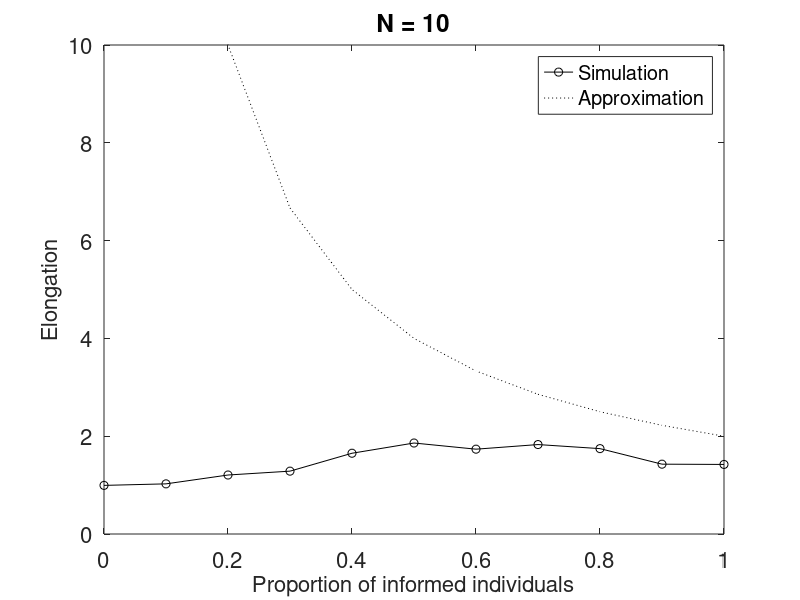

Reproduce this figure in MATLAB. (Note: this script raises an error after producing the figure.)
clear all
close all

load accuracy10
tot_acc(1,:) = accuracy; 
load y10
tot_y(1,:) = y;
load elongvals10
tot_elong(1,:) = elongvals;

load Vals30
tot_y(2,:) = y30;
tot_acc(2,:) = accuracy30;
tot_elong(2,:) = elongvals30;

load y50
tot_y(3,:) = y;
load accuracy50
tot_acc(3,:) = accuracy;
load elongvals50
tot_elong(3,:) = elongvals;

load result100
tot_y(4,:) = y100;
tot_acc(4,:) = accuracy100;
tot_elong(4,:) = elongvals100;

p = linspace(0,1, size(tot_y,2));
cPicker = 'ko-';
cPicker2 = 'k:';
Ns = [10 30 50 100];
w = 0.5;
a = 1;
for i = 1:size(tot_y,1)
	N = Ns(i);
	%y_approx(i,:) = (N./(((sqrt(w*N.*p)-1)*a).*((sqrt(N.*p)-1)*a)));
	%y_approx(i,:) = (((N./sqrt(N*p*w)-1)*a)./(((sqrt(w*N.*p)-1)*a)));
	%y_approx(i,:) = y_approx(i,:)./(1+(y_approx(i,:)).*exp(-p*10000));
	y_approx(i,:) = 1./(p.*w);
end

for i = 1:size(tot_y,1)
	figure;
	plot(p,tot_elong(i,:), cPicker)
	hold on
	plot(p,y_approx(i,:),cPicker2);
	title(['N = ', num2str(Ns(i))]);
	ax1 = ylabel('Elongation');
	ax2 = xlabel('Proportion of informed individuals');
	legend('Simulation', 'Approximation')
	set(gca, 'FontSize', 16, 'YLim', [0 10])
	set(ax1, 'FontSize', 16);
	set(ax2, 'FontSize', 16);
	mystr = sprintf('elongation%d.tikz',Ns(i));
	matlab2tikz_short(mystr);
end
%ph = linspace(0,1,101);


%legend('N=10', 'N=30', 'N=50', 'N=100')





